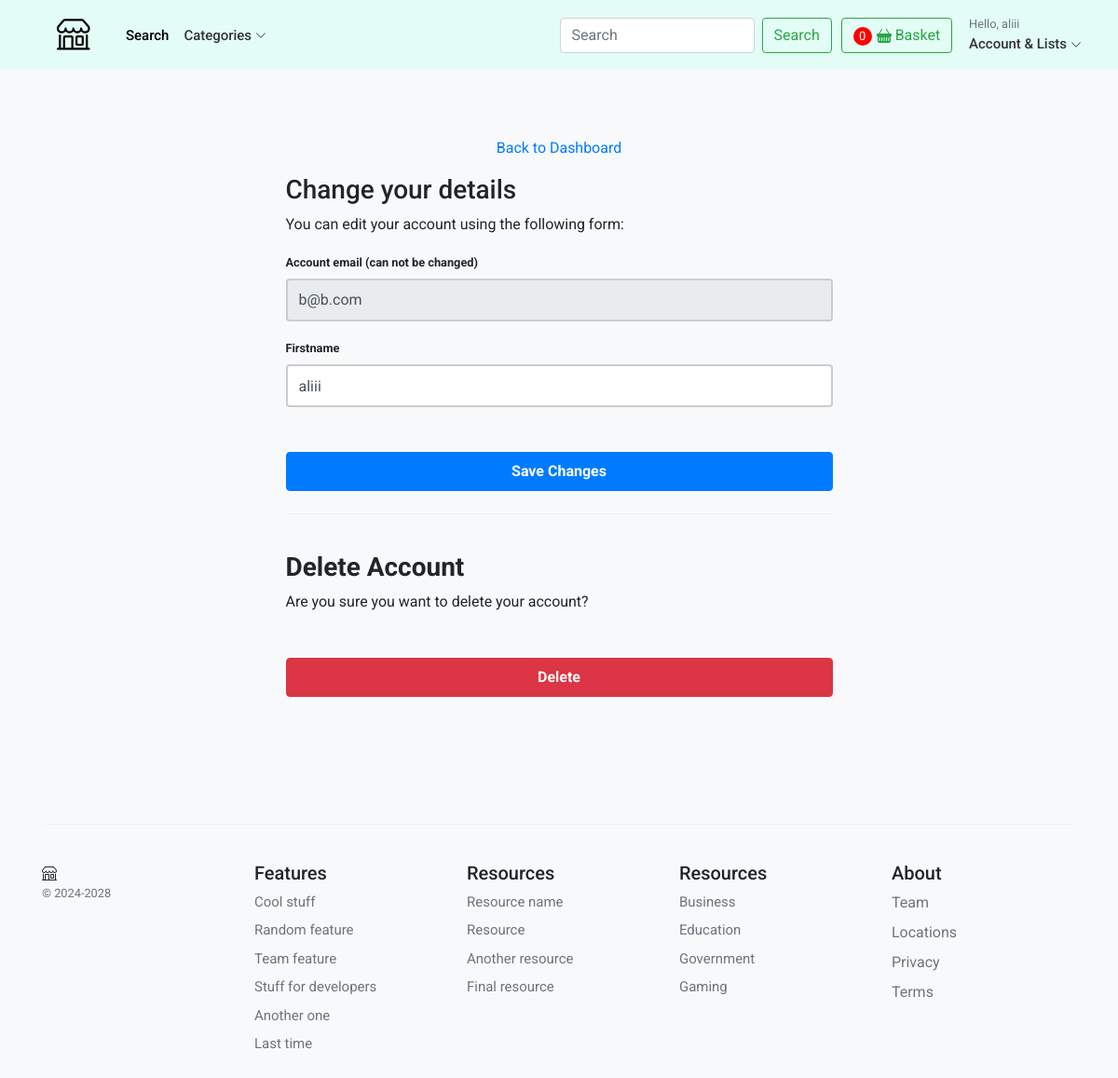
The app's page /account/profile/edit/ (signed in) with its own data.
### account/models.py (models this page shows, shortened)
class UserBase(AbstractBaseUser, PermissionsMixin): #we're gonna build a completely new User model (table) for saving our users.
    email = models.EmailField(_('email address'), unique=True) #we're gonna define the 'email' field as the actual kind of login unique identifier.
    user_name = models.CharField(max_length=150, unique=True)
    first_name = models.CharField(max_length=150, blank=True)
    is_active = models.BooleanField(default=False) #we want to be able to disable a user instead of deleting their account. When a user sings up, they receive an email. When they click on that email their account will go active and then they can log in. So you can’t actually log in until the account is set to ‘is_active’, so we can use this field as a safeguard and deletion of the account.
    is_staff = models.BooleanField(default=False) #This is a critical part of user management in Django, controlling access to the admin interface. By defaulting to 'False', it ensures that only explicitly designated users can perform administrative tasks, thus enhancing security within your application.
    created = models.DateTimeField(auto_now_add=True) #to record when the account was created.
    updated = models.DateTimeField(auto_now=True) #to record when the account was updated.
    objects = CustomAccountManager() #a custom account manager to save the new user, we need to build it.
    USERNAME_FIELD = 'email' #by this line you are indicating that users will log in using their email addresses instead of a traditional username.
    REQUIRED_FIELDS = ['user_name'] #This line defines a list of fields that are required when creating a superuser via the command line or admin interface.
    class Meta:
        verbose_name = "Accounts" #Defines a singular, human-readable name for the model, which enhances clarity in user interfaces.
        verbose_name_plural = "Accounts" #Defines a plural name for the model, ensuring that it is correctly represented when displaying lists of instances.

### account/views.py (the view)
# urls.py: path('profile/edit/', views.edit_details, name='edit_details'),
@login_required #only authenticated users can access this view. If a user who is not logged in tries to access this view, they will be redirected to the login page.
def edit_details(request): #This function (view) is designed to handle the editing of user details.
    if request.method == 'POST':
        user_form = UserEditForm(instance=request.user, data=request.POST)
        if user_form.is_valid():
            user_form.save()
            messages.success(request, "Details successfully updated!")  # Optional: add success message
            return redirect('account:dashboard')
    else:
        user_form = UserEditForm(instance=request.user)
    return render(request,
                  'account/dashboard/edit_details.html', {'user_form': user_form})

### basket/basket.py (called while the page is built)
    def __len__(self):
        return sum(item['qty'] for item in self.basket.values())

### basket/context_processors.py (called while the page is built)
def basket(request): #Here, a function named basket is defined, which takes one parameter, request. This parameter typically represents an HTTP request object, which contains information about the incoming request, including session data.
    return {'basket': Basket(request)} #what is return is the value associated with 'basket' key which is whatever in the basket of the user (the item in the user session data specified by 'skey' key. remember session data as a dictionary of key-value pairs) (the instance variable that was defined within basket.py 'Basket' class).

### store/context_processors.py (called while the page is built)
def categories(request):
    return {
        'categories': Category.objects.all() #we're gonna collect all the categories in 'Category' table.
    }

### store/models.py (called while the page is built)
    def get_absolute_url(self): #This method is typically included in a Django model and is used to return the canonical URL for an instance of that model. It allows you to easily retrieve the URL for an object without needing to know its specific path.
        return reverse('store:category_list', args=[self.slug])

### templates/account/dashboard/edit_details.html (shortened to what this page needs)
{% extends "../../store/base.html" %}
{% block content %}
<div class="container-fluid">
    <div class="row no-gutter">
        <div class="col-md-12">
            <div class="login d-flex align-items-center py-5">
                <div class="container">
                    <div class="row">
                        <div class="col-12 col-lg-7  mx-auto">
                <form class="account-form px-4 pt-4" method="post" enctype="multipart/form-data">
                    <p class="text-center pt-0">
                        <a href="{% url "account:dashboard" %}">Back to Dashboard</a>
                    </p>
                    <h3>Change your details</h3>
                    <p>You can edit your account using the following form:</p>
                    <label class="small font-weight-bold" for="form-email">{{ user_form.email.label}}</label>
                    {{ user_form.email }}
                    <label class="small font-weight-bold" for="form-firstname">{{ user_form.first_name.label}}</label>
                    {{ user_form.first_name }}
                    <button class="btn btn-primary btn-block py-2 mb-4 mt-5 fw-bold w-100" type="submit"
                        value="Save changes">Save Changes</button>
                    <hr class="mb-3">
                </form>
                     <form class="account-form px-4" action="{% url "account:delete_user" %}" method="post">
                        <p class=" h3 pt-4 font-weight-bold">Delete Account</p>
                        <p>Are you sure you want to delete your account?</p>
                        <button type="submit" role="button"
                            class="btn btn-danger btn-block py-2 mb-4 mt-5 fw-bold w-100">Delete</button>
                    </form>
                        </div>
                    </div>
                </div>
            </div>
        </div>
    </div>
</div>
{% endblock %}

### templates/store/base.html (shortened to what this page needs)
{% load static %}
<!DOCTYPE html>
<html lang="en">
<head>
 <link href="https://cdn.jsdelivr.net/npm/bootstrap@5.3.3/dist/css/bootstrap.min.css" rel="stylesheet"
>
 <link rel="stylesheet" href="{% static 'core/css/base.css' %}">
 <link rel="stylesheet" href="{% static 'basket/css/basket.css' %}">
 <link href="https://stackpath.bootstrapcdn.com/bootstrap/4.5.2/css/bootstrap.min.css" rel="stylesheet">
 <nav class="navbar navbar-expand-lg" style="background-color: #e3fdf6;">
  <div class="container-fluid">
   <a class="navbar-brand" href="/">
    <div class="icon-container">
    </div>
   </a>
   <div class="collapse navbar-collapse" id="navbarSupportedContent">
    <ul class="navbar-nav me-auto mb-2 mb-md-0">
      <li>
        <a class="nav-link active" aria-current="page" href="{% url "store:product_search" %}"><span class="fs15 fw500">Search</span></a>
      </li>
     <li class="nav-item dropdown">
      <a class="nav-link dropdown-toggle post-title" href="#" id="navbarDropdown" role="button"
       data-bs-toggle="dropdown" aria-haspopup="true" aria-expanded="false">
       <span class="fs15 fw500">Categories</span>
       <svg xmlns="http://www.w3.org/2000/svg" width="12" height="12" fill="currentColor" class="bi bi-chevron-down"
        viewBox="0 0 16 16">
        <path fill-rule="evenodd"
         d="M1.646 4.646a.5.5 0 0 1 .708 0L8 10.293l5.646-5.647a.5.5 0 0 1 .708.708l-6 6a.5.5 0 0 1-.708 0l-6-6a.5.5 0 0 1 0-.708z" />
       </svg>
      </a>
       {% for c in categories %}
     </li>
     {% endfor %}
    </ul>
    <form class="d-flex my-2 my-lg-0" action="{% url "store:product_search" %}" method="get">
     <input class="form-control mr-sm-2 search-input" name="h" type="search" placeholder="Search" aria-label="Search"
      required>
     <button class="btn btn-outline-success my-2 my-sm-0" type="submit">Search</button>
    </form>
    <a type="button" role="button" href="{% url 'basket:basket_summary' %}"
     class="btn btn-outline-success my-2 my-sm-0 " style="margin-left: 10px;">
     {% with total_qty=basket|length %}
     <div id="basket-qty" class="d-inline-flex circle">
      {% if total_qty > 0 %}
      {{ total_qty }}
      {% else %}
      0
      {% endif %}
     </div>
     {% endwith %}
     Basket
    </a>
    <div>
      <div class="collapse navbar-collapse" id="navbarSupportedContent"  style="margin-left: 10px;">
        <ul class="navbar-nav me-auto mb-2 mb-md-0">
          <li class="nav-item dropdown">
            <a class="nav-link dropdown-toggle post-title outline-success my-2 my-sm-0" href="#" id="navbarDropdown" role="button"
               data-bs-toggle="dropdown" aria-haspopup="true" aria-expanded="false">
              <div class="small text-muted">Hello,
                {% if user.is_authenticated %}
                  {{ request.user.first_name }}
                {% else %}
                  Login
                {% endif %}
              </div>
              <span class="fs15 fw500">Account &amp; Lists</span>
              <svg xmlns="http://www.w3.org/2000/svg" width="12" height="12" fill="currentColor" class="bi bi-chevron-down"
              viewBox="0 0 16 16">
              <path fill-rule="evenodd"
               d="M1.646 4.646a.5.5 0 0 1 .708 0L8 10.293l5.646-5.647a.5.5 0 0 1 .708.708l-6 6a.5.5 0 0 1-.708 0l-6-6a.5.5 0 0 1 0-.708z" />
             </svg>
            </a>
              </div>
            </div>
   </div>
  </div>
 </nav>
</head>
<body class="bg-light">
 {% block content %}
 {% endblock %}
 <footer class="container py-5 footer">
  <hr>
  <div class="row pt-4">
   <div class="col-12 col-md">
    <small class="d-block mb-3 text-muted">&copy; 2024-2028</small>
   </div>
   <div class="col-6 col-md fs15">
    <h5>Features</h5>
    <ul class="list-unstyled">
     <li><a class="link-secondary text-decoration-none footera" href="#">Cool stuff</a></li>
     <li><a class="link-secondary text-decoration-none footera" href="#">Random feature</a></li>
     <li><a class="link-secondary text-decoration-none footera" href="#">Team feature</a></li>
     <li><a class="link-secondary text-decoration-none footera" href="#">Stuff for developers</a></li>
     <li><a class="link-secondary text-decoration-none footera" href="#">Another one</a></li>
     <li><a class="link-secondary text-decoration-none footera" href="#">Last time</a></li>
    </ul>
   </div>
   <div class="col-6 col-md fs15">
    <h5>Resources</h5>
    <ul class="list-unstyled">
     <li><a class="link-secondary text-decoration-none footera" href="#">Resource name</a></li>
     <li><a class="link-secondary text-decoration-none footera" href="#">Resource</a></li>
     <li><a class="link-secondary text-decoration-none footera" href="#">Another resource</a></li>
     <li><a class="link-secondary text-decoration-none footera" href="#">Final resource</a></li>
    </ul>
   </div>
   <div class="col-6 col-md fs15">
    <h5>Resources</h5>
    <ul class="list-unstyled">
     <li><a class="link-secondary text-decoration-none footera" href="#">Business</a></li>
     <li><a class="link-secondary text-decoration-none footera" href="#">Education</a></li>
     <li><a class="link-secondary text-decoration-none footera" href="#">Government</a></li>
     <li><a class="link-secondary text-decoration-none footera" href="#">Gaming</a></li>
    </ul>
   </div>
   <div class="col-6 col-md">
    <h5>About</h5>
    <ul class="list-unstyled">
     <li><a class="link-secondary text-decoration-none footera" href="#">Team</a></li>
     <li><a class="link-secondary text-decoration-none footera" href="#">Locations</a></li>
     <li><a class="link-secondary text-decoration-none footera" href="#">Privacy</a></li>
     <li><a class="link-secondary text-decoration-none footera" href="#">Terms</a></li>
    </ul>
   </div>
  </div>
 </footer>
</body>
</html>

### static/core/css/base.css (style rules this page uses)
html, body, p, div { letter-spacing: -0.02px; font-family: 'Roboto', sans-serif; }
.fs15 { font-size: 0.9375rem; }
.fw500 { font-weight: 500; }
@media (min-width: 1000px) { .container { max-width: 1200px; } }
.dropdown-toggle::after { display: none; }
.footer > div > div > ul > li { padding-bottom:8px; }
.icon-container { display: inline-block; margin-right:10px; }
.navbar-brand { margin-left:30px; }
.post-title { display: inline-block; position: relative; color: #333; text-decoration: none; }
.post-title::after { content: ''; position: absolute; width: 100%; height: 2px; background-color: #0087ca; bottom: 0; left: 0; transform: scaleX(0); transition: transform 0.3s ease; }
.search-input { margin-right: 5px; }
.footera { transition: all 0.3s ease; }

### static/basket/css/basket.css (style rules this page uses)
.circle { display: inline-block; width: 20px; height: 20px; border-radius: 50%; background-color: red; color: white; text-align: center; line-height: 20px; margin-right: -10px; }

### templates/store/base.html (style rules this page uses)
.icon-container { display: inline-block; margin-right: 10px; }
.navbar-brand { margin-left: 30px; }
.post-title { display: inline-block; position: relative; color: #333; text-decoration: none; }
.post-title::after { content: ''; position: absolute; width: 100%; height: 2px; background-color: #0087ca; bottom: 0; left: 0; transform: scaleX(0); transition: transform 0.3s ease; }
.search-input { margin-right: 5px; }
.footera { transition: all 0.3s ease; }
.circle { display: inline-flex; justify-content: center; align-items: center; width: 20px; height: 20px; border-radius: 50%; background-color: red; color: white; text-align: center; margin-right: 1px; font-size: 13px; }

### templates/account/dashboard/edit_details.html (style rules this page uses)
.account-form input { border: 2px solid #ccc; height: calc(2em + .75rem + 2px); }

### records on screen
UserBase: user.first_name "aliii", email "b@b.com", first_name "aliii"

### other values on screen
{{ user_form.email.label }} "Account email (can not be changed)"
{{ user_form.first_name.label }} "Firstname"
